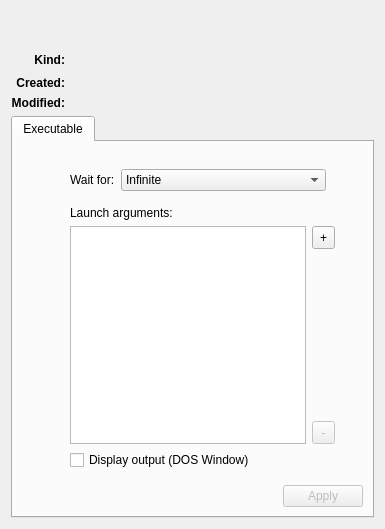
<?xml version="1.0" encoding="UTF-8"?>
<ui version="4.0">
 <class>ScriptInfoDlg</class>
 <widget class="QWidget" name="ScriptInfoDlg">
  <property name="geometry">
   <rect>
    <x>0</x>
    <y>0</y>
    <width>385</width>
    <height>529</height>
   </rect>
  </property>
  <property name="minimumSize">
   <size>
    <width>380</width>
    <height>0</height>
   </size>
  </property>
  <property name="windowTitle">
   <string>Get Info...</string>
  </property>
  <layout class="QVBoxLayout" name="verticalLayout">
   <item>
    <spacer name="verticalSpacer">
     <property name="orientation">
      <enum>Qt::Vertical</enum>
     </property>
     <property name="sizeType">
      <enum>QSizePolicy::Fixed</enum>
     </property>
     <property name="sizeHint" stdset="0">
      <size>
       <width>20</width>
       <height>10</height>
      </size>
     </property>
    </spacer>
   </item>
   <item>
    <layout class="QGridLayout">
     <item row="1" column="0" colspan="2">
      <widget class="QLabel" name="label">
       <property name="font">
        <font>
         <weight>75</weight>
         <bold>true</bold>
        </font>
       </property>
       <property name="text">
        <string>Kind:</string>
       </property>
       <property name="alignment">
        <set>Qt::AlignRight|Qt::AlignTrailing|Qt::AlignVCenter</set>
       </property>
      </widget>
     </item>
     <item row="2" column="0" colspan="2">
      <widget class="QLabel" name="label_2">
       <property name="font">
        <font>
         <weight>75</weight>
         <bold>true</bold>
        </font>
       </property>
       <property name="text">
        <string>Created:</string>
       </property>
       <property name="alignment">
        <set>Qt::AlignRight|Qt::AlignTrailing|Qt::AlignVCenter</set>
       </property>
      </widget>
     </item>
     <item row="1" column="2">
      <widget class="QLabel" name="kindLA">
       <property name="text">
        <string/>
       </property>
      </widget>
     </item>
     <item row="3" column="2">
      <widget class="QLabel" name="modifiedLA">
       <property name="text">
        <string/>
       </property>
      </widget>
     </item>
     <item row="1" column="3">
      <spacer name="horizontalSpacer">
       <property name="orientation">
        <enum>Qt::Horizontal</enum>
       </property>
       <property name="sizeHint" stdset="0">
        <size>
         <width>40</width>
         <height>20</height>
        </size>
       </property>
      </spacer>
     </item>
     <item row="2" column="2">
      <widget class="QLabel" name="createdLA">
       <property name="text">
        <string/>
       </property>
      </widget>
     </item>
     <item row="0" column="1" colspan="3">
      <widget class="QLabel" name="fileNameLA">
       <property name="font">
        <font>
         <pointsize>15</pointsize>
        </font>
       </property>
       <property name="text">
        <string/>
       </property>
      </widget>
     </item>
     <item row="3" column="0" colspan="2">
      <widget class="QLabel" name="label_3">
       <property name="font">
        <font>
         <weight>75</weight>
         <bold>true</bold>
        </font>
       </property>
       <property name="text">
        <string>Modified:</string>
       </property>
       <property name="alignment">
        <set>Qt::AlignRight|Qt::AlignTrailing|Qt::AlignVCenter</set>
       </property>
      </widget>
     </item>
     <item row="0" column="0">
      <widget class="QLabel" name="iconLA">
       <property name="text">
        <string/>
       </property>
       <property name="pixmap">
        <pixmap>:/IDI_ICON_FILESETFOLDER32</pixmap>
       </property>
       <property name="alignment">
        <set>Qt::AlignRight|Qt::AlignTrailing|Qt::AlignVCenter</set>
       </property>
      </widget>
     </item>
    </layout>
   </item>
   <item>
    <widget class="QTabWidget" name="m_MainTab">
     <property name="currentIndex">
      <number>0</number>
     </property>
     <widget class="QWidget" name="executable">
      <attribute name="title">
       <string>Executable</string>
      </attribute>
      <layout class="QVBoxLayout" name="verticalLayout_4">
       <item>
        <layout class="QHBoxLayout" name="horizontalLayout_2">
         <property name="leftMargin">
          <number>0</number>
         </property>
         <property name="rightMargin">
          <number>0</number>
         </property>
         <item>
          <spacer name="horizontalSpacer_2">
           <property name="orientation">
            <enum>Qt::Horizontal</enum>
           </property>
           <property name="sizeHint" stdset="0">
            <size>
             <width>40</width>
             <height>20</height>
            </size>
           </property>
          </spacer>
         </item>
         <item>
          <layout class="QGridLayout" name="gridLayoutExec">
           <item row="2" column="0">
            <spacer>
             <property name="orientation">
              <enum>Qt::Horizontal</enum>
             </property>
             <property name="sizeType">
              <enum>QSizePolicy::Fixed</enum>
             </property>
             <property name="sizeHint" stdset="0">
              <size>
               <width>20</width>
               <height>20</height>
              </size>
             </property>
            </spacer>
           </item>
           <item row="2" column="1">
            <widget class="QWidget" name="widgetOptions" native="true">
             <property name="enabled">
              <bool>true</bool>
             </property>
             <layout class="QVBoxLayout" name="verticalLayout_6">
              <item>
               <layout class="QVBoxLayout" name="verticalLayout_2">
                <item>
                 <widget class="QWidget" name="widget_2" native="true">
                  <property name="enabled">
                   <bool>true</bool>
                  </property>
                  <layout class="QHBoxLayout" name="horizontalLayout_4">
                   <property name="leftMargin">
                    <number>0</number>
                   </property>
                   <item>
                    <widget class="QLabel" name="waitForLA">
                     <property name="text">
                      <string>Wait for:</string>
                     </property>
                    </widget>
                   </item>
                   <item>
                    <widget class="QComboBox" name="comboBoxWaitFor">
                     <property name="enabled">
                      <bool>true</bool>
                     </property>
                     <property name="sizePolicy">
                      <sizepolicy hsizetype="Preferred" vsizetype="Fixed">
                       <horstretch>1</horstretch>
                       <verstretch>0</verstretch>
                      </sizepolicy>
                     </property>
                     <item>
                      <property name="text">
                       <string>Infinite</string>
                      </property>
                     </item>
                     <item>
                      <property name="text">
                       <string>5 Minutes</string>
                      </property>
                     </item>
                     <item>
                      <property name="text">
                       <string>10 Minutes</string>
                      </property>
                     </item>
                     <item>
                      <property name="text">
                       <string>15 Minutes</string>
                      </property>
                     </item>
                    </widget>
                   </item>
                  </layout>
                 </widget>
                </item>
               </layout>
              </item>
              <item>
               <widget class="QLabel" name="argumentsLA">
                <property name="text">
                 <string>Launch arguments:</string>
                </property>
               </widget>
              </item>
              <item>
               <layout class="QHBoxLayout" name="horizontalLayout_7">
                <item>
                 <widget class="QListWidget" name="argumentsListWidget">
                  <property name="dragDropMode">
                   <enum>QAbstractItemView::InternalMove</enum>
                  </property>
                 </widget>
                </item>
                <item>
                 <layout class="QVBoxLayout" name="verticalLayout_3">
                  <item>
                   <widget class="QToolButton" name="addArgumentButton">
                    <property name="sizePolicy">
                     <sizepolicy hsizetype="Fixed" vsizetype="Fixed">
                      <horstretch>23</horstretch>
                      <verstretch>23</verstretch>
                     </sizepolicy>
                    </property>
                    <property name="minimumSize">
                     <size>
                      <width>23</width>
                      <height>23</height>
                     </size>
                    </property>
                    <property name="maximumSize">
                     <size>
                      <width>23</width>
                      <height>23</height>
                     </size>
                    </property>
                    <property name="text">
                     <string>+</string>
                    </property>
                   </widget>
                  </item>
                  <item>
                   <spacer name="verticalSpacer_3">
                    <property name="orientation">
                     <enum>Qt::Vertical</enum>
                    </property>
                    <property name="sizeHint" stdset="0">
                     <size>
                      <width>20</width>
                      <height>40</height>
                     </size>
                    </property>
                   </spacer>
                  </item>
                  <item>
                   <widget class="QToolButton" name="deleteArgumentButton">
                    <property name="enabled">
                     <bool>false</bool>
                    </property>
                    <property name="sizePolicy">
                     <sizepolicy hsizetype="Fixed" vsizetype="Fixed">
                      <horstretch>23</horstretch>
                      <verstretch>23</verstretch>
                     </sizepolicy>
                    </property>
                    <property name="minimumSize">
                     <size>
                      <width>23</width>
                      <height>23</height>
                     </size>
                    </property>
                    <property name="maximumSize">
                     <size>
                      <width>23</width>
                      <height>23</height>
                     </size>
                    </property>
                    <property name="text">
                     <string>-</string>
                    </property>
                   </widget>
                  </item>
                 </layout>
                </item>
               </layout>
              </item>
              <item>
               <widget class="QCheckBox" name="checkBoxShowDos">
                <property name="text">
                 <string>Display output (DOS Window)</string>
                </property>
               </widget>
              </item>
             </layout>
             <zorder>checkBoxShowDos</zorder>
             <zorder>argumentsLA</zorder>
            </widget>
           </item>
          </layout>
         </item>
         <item>
          <spacer name="horizontalSpacer_5">
           <property name="orientation">
            <enum>Qt::Horizontal</enum>
           </property>
           <property name="sizeHint" stdset="0">
            <size>
             <width>40</width>
             <height>20</height>
            </size>
           </property>
          </spacer>
         </item>
        </layout>
       </item>
       <item>
        <layout class="QHBoxLayout" name="horizontalLayout_3">
         <item>
          <spacer name="horizontalSpacer_4">
           <property name="orientation">
            <enum>Qt::Horizontal</enum>
           </property>
           <property name="sizeHint" stdset="0">
            <size>
             <width>5</width>
             <height>20</height>
            </size>
           </property>
          </spacer>
         </item>
         <item>
          <widget class="QPushButton" name="buttonApply">
           <property name="enabled">
            <bool>false</bool>
           </property>
           <property name="text">
            <string>Apply</string>
           </property>
          </widget>
         </item>
        </layout>
       </item>
      </layout>
     </widget>
    </widget>
   </item>
  </layout>
 </widget>
 <resources/>
 <connections/>
</ui>
